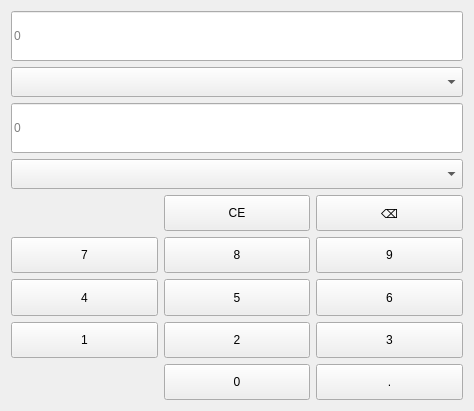
<?xml version="1.0" encoding="UTF-8"?>
<ui version="4.0">
 <class>capacity</class>
 <widget class="QWidget" name="capacity">
  <property name="geometry">
   <rect>
    <x>0</x>
    <y>0</y>
    <width>474</width>
    <height>411</height>
   </rect>
  </property>
  <property name="windowTitle">
   <string>Form</string>
  </property>
  <layout class="QVBoxLayout" name="verticalLayout_3">
   <item>
    <layout class="QVBoxLayout" name="verticalLayout_2">
     <item>
      <layout class="QVBoxLayout" name="verticalLayout">
       <item>
        <widget class="QLineEdit" name="lineEditTop">
         <property name="minimumSize">
          <size>
           <width>0</width>
           <height>50</height>
          </size>
         </property>
         <property name="placeholderText">
          <string>0</string>
         </property>
        </widget>
       </item>
       <item>
        <widget class="QComboBox" name="comboBoxTop">
         <property name="minimumSize">
          <size>
           <width>0</width>
           <height>30</height>
          </size>
         </property>
        </widget>
       </item>
       <item>
        <widget class="QLineEdit" name="lineEditBottom">
         <property name="minimumSize">
          <size>
           <width>0</width>
           <height>50</height>
          </size>
         </property>
         <property name="placeholderText">
          <string>0</string>
         </property>
        </widget>
       </item>
       <item>
        <widget class="QComboBox" name="comboBoxBottom">
         <property name="minimumSize">
          <size>
           <width>0</width>
           <height>30</height>
          </size>
         </property>
        </widget>
       </item>
      </layout>
     </item>
     <item>
      <layout class="QGridLayout" name="gridLayout">
       <item row="2" column="0">
        <widget class="QPushButton" name="btnNum4">
         <property name="sizePolicy">
          <sizepolicy hsizetype="Minimum" vsizetype="Preferred">
           <horstretch>0</horstretch>
           <verstretch>0</verstretch>
          </sizepolicy>
         </property>
         <property name="text">
          <string>4</string>
         </property>
        </widget>
       </item>
       <item row="1" column="1">
        <widget class="QPushButton" name="btnNum8">
         <property name="sizePolicy">
          <sizepolicy hsizetype="Minimum" vsizetype="Preferred">
           <horstretch>0</horstretch>
           <verstretch>0</verstretch>
          </sizepolicy>
         </property>
         <property name="text">
          <string>8</string>
         </property>
        </widget>
       </item>
       <item row="1" column="0">
        <widget class="QPushButton" name="btnNum7">
         <property name="sizePolicy">
          <sizepolicy hsizetype="Minimum" vsizetype="Preferred">
           <horstretch>0</horstretch>
           <verstretch>0</verstretch>
          </sizepolicy>
         </property>
         <property name="styleSheet">
          <string notr="true"/>
         </property>
         <property name="text">
          <string>7</string>
         </property>
        </widget>
       </item>
       <item row="2" column="1">
        <widget class="QPushButton" name="btnNum5">
         <property name="sizePolicy">
          <sizepolicy hsizetype="Minimum" vsizetype="Preferred">
           <horstretch>0</horstretch>
           <verstretch>0</verstretch>
          </sizepolicy>
         </property>
         <property name="text">
          <string>5</string>
         </property>
        </widget>
       </item>
       <item row="0" column="1">
        <widget class="QPushButton" name="btnClear">
         <property name="sizePolicy">
          <sizepolicy hsizetype="Minimum" vsizetype="Preferred">
           <horstretch>0</horstretch>
           <verstretch>0</verstretch>
          </sizepolicy>
         </property>
         <property name="text">
          <string>CE</string>
         </property>
        </widget>
       </item>
       <item row="2" column="2">
        <widget class="QPushButton" name="btnNum6">
         <property name="sizePolicy">
          <sizepolicy hsizetype="Minimum" vsizetype="Preferred">
           <horstretch>0</horstretch>
           <verstretch>0</verstretch>
          </sizepolicy>
         </property>
         <property name="text">
          <string>6</string>
         </property>
        </widget>
       </item>
       <item row="0" column="2">
        <widget class="QPushButton" name="btnDel">
         <property name="sizePolicy">
          <sizepolicy hsizetype="Minimum" vsizetype="Preferred">
           <horstretch>0</horstretch>
           <verstretch>0</verstretch>
          </sizepolicy>
         </property>
         <property name="text">
          <string>⌫</string>
         </property>
        </widget>
       </item>
       <item row="4" column="2">
        <widget class="QPushButton" name="btnSign">
         <property name="sizePolicy">
          <sizepolicy hsizetype="Minimum" vsizetype="Preferred">
           <horstretch>0</horstretch>
           <verstretch>0</verstretch>
          </sizepolicy>
         </property>
         <property name="text">
          <string>.</string>
         </property>
        </widget>
       </item>
       <item row="1" column="2">
        <widget class="QPushButton" name="btnNum9">
         <property name="sizePolicy">
          <sizepolicy hsizetype="Minimum" vsizetype="Preferred">
           <horstretch>0</horstretch>
           <verstretch>0</verstretch>
          </sizepolicy>
         </property>
         <property name="text">
          <string>9</string>
         </property>
        </widget>
       </item>
       <item row="4" column="1">
        <widget class="QPushButton" name="btnNum0">
         <property name="sizePolicy">
          <sizepolicy hsizetype="Minimum" vsizetype="Preferred">
           <horstretch>0</horstretch>
           <verstretch>0</verstretch>
          </sizepolicy>
         </property>
         <property name="text">
          <string>0</string>
         </property>
        </widget>
       </item>
       <item row="3" column="1">
        <widget class="QPushButton" name="btnNum2">
         <property name="sizePolicy">
          <sizepolicy hsizetype="Minimum" vsizetype="Preferred">
           <horstretch>0</horstretch>
           <verstretch>0</verstretch>
          </sizepolicy>
         </property>
         <property name="text">
          <string>2</string>
         </property>
        </widget>
       </item>
       <item row="3" column="2">
        <widget class="QPushButton" name="btnNum3">
         <property name="sizePolicy">
          <sizepolicy hsizetype="Minimum" vsizetype="Preferred">
           <horstretch>0</horstretch>
           <verstretch>0</verstretch>
          </sizepolicy>
         </property>
         <property name="text">
          <string>3</string>
         </property>
        </widget>
       </item>
       <item row="3" column="0">
        <widget class="QPushButton" name="btnNum1">
         <property name="sizePolicy">
          <sizepolicy hsizetype="Minimum" vsizetype="Preferred">
           <horstretch>0</horstretch>
           <verstretch>0</verstretch>
          </sizepolicy>
         </property>
         <property name="text">
          <string>1</string>
         </property>
        </widget>
       </item>
      </layout>
     </item>
    </layout>
   </item>
  </layout>
 </widget>
 <resources/>
 <connections/>
</ui>
